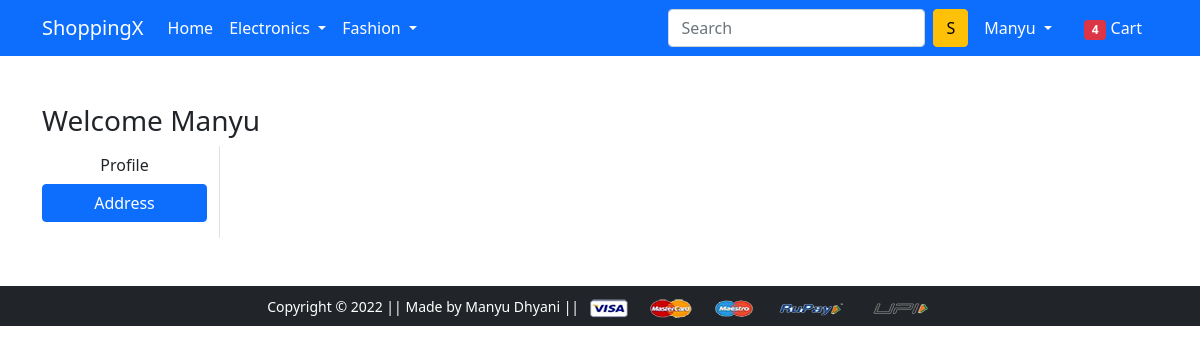
/address/ (signed in), run on an earlier commit of the app's database.
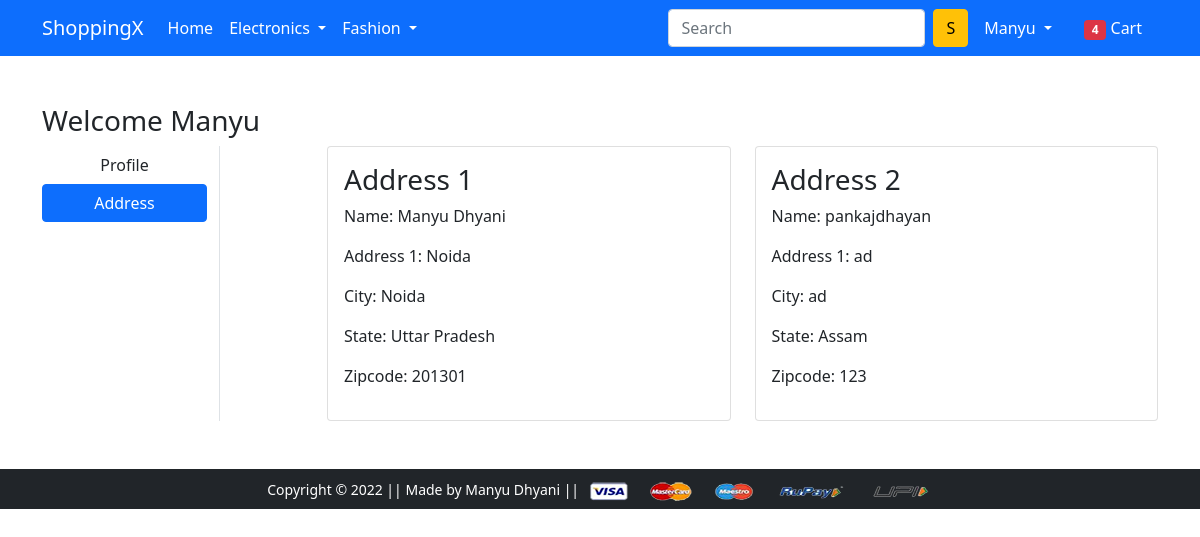
And on a later commit of the database.
### store/models.py (models this page shows, shortened)
class Customer(models.Model):
    user = models.ForeignKey(User, on_delete=models.CASCADE)
    name = models.CharField(max_length=40)
    locality = models.CharField(max_length=200)
    city = models.CharField(max_length=40)
    zipcode = models.IntegerField()
    state = models.CharField(max_length=50, choices=STATE_CHOICES)

### store/views.py (the view)
# urls.py: path('address/', views.address, name='address'),
def address(request):
 address = Customer.objects.filter(user=request.user)
 return render(request, 'app/address.html', {'address': address, 'active': 'btn-primary'})

### store/templates/app/address.html (shortened to what this page needs)
{% extends 'app/base.html' %}
{% load static %}
{% block main-content %}
<div class="container my-5">
 <div class="row">
 <h3>Welcome <span class="text-capitalize">{{request.user.username}}</span></h3>
  <div class="col-sm-2 border-end">
   <ul class="list-unstyled">
    <li class="d-grid"><a href="{% url 'profile' %}" class="btn">Profile</a></li>
    <li class="d-grid"><a href="{% url 'address' %}" class="btn {{active}}">Address</a></li>
   </ul>
  </div>
  <div class="col-sm-9 offset-sm-1">
   <div class="row">
    {% for address in address %}
    <div class="col-sm-6">
     <div class="card">
      <div class="card-body">
       <h3>Address {{forloop.counter}}</h3>
       <p>Name: {{address.name}}</p>
       <p>Address 1: {{address.locality}}</p>
       <p>City: {{address.city}}</p>
       <p>State: {{address.state}}</p>
       <p>Zipcode: {{address.zipcode}}</p>
      </div>
     </div>
     </div>
     {% endfor %}
   </div>
  </div>
 </div>
</div>
{% endblock main-content %}

What changed in the data, as far as the page shows it:
added Customer: name "Manyu Dhyani", locality "Noida", city "Noida", state "Uttar Pradesh", zipcode "201301"
added Customer: name "pankajdhayan", locality "ad", city "ad", state "Assam", zipcode "123"
